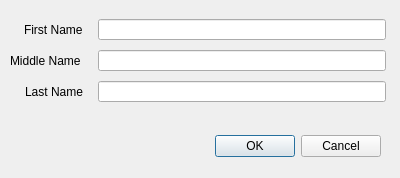
<?xml version="1.0" encoding="UTF-8"?>
<ui version="4.0">
 <class>NewAuthorDialog</class>
 <widget class="QDialog" name="NewAuthorDialog">
  <property name="geometry">
   <rect>
    <x>0</x>
    <y>0</y>
    <width>400</width>
    <height>178</height>
   </rect>
  </property>
  <property name="windowTitle">
   <string>Dialog</string>
  </property>
  <widget class="QDialogButtonBox" name="buttonBox">
   <property name="geometry">
    <rect>
     <x>40</x>
     <y>130</y>
     <width>341</width>
     <height>32</height>
    </rect>
   </property>
   <property name="orientation">
    <enum>Qt::Horizontal</enum>
   </property>
   <property name="standardButtons">
    <set>QDialogButtonBox::Cancel|QDialogButtonBox::Ok</set>
   </property>
  </widget>
  <widget class="QLineEdit" name="last_name">
   <property name="geometry">
    <rect>
     <x>98</x>
     <y>81</y>
     <width>288</width>
     <height>21</height>
    </rect>
   </property>
  </widget>
  <widget class="QLineEdit" name="middle_name">
   <property name="geometry">
    <rect>
     <x>98</x>
     <y>50</y>
     <width>288</width>
     <height>21</height>
    </rect>
   </property>
  </widget>
  <widget class="QLabel" name="label">
   <property name="geometry">
    <rect>
     <x>24</x>
     <y>19</y>
     <width>66</width>
     <height>21</height>
    </rect>
   </property>
   <property name="text">
    <string>First Name</string>
   </property>
  </widget>
  <widget class="QLineEdit" name="first_name">
   <property name="geometry">
    <rect>
     <x>98</x>
     <y>19</y>
     <width>288</width>
     <height>21</height>
    </rect>
   </property>
   <property name="focusPolicy">
    <enum>Qt::WheelFocus</enum>
   </property>
   <property name="layoutDirection">
    <enum>Qt::LeftToRight</enum>
   </property>
  </widget>
  <widget class="QLabel" name="label_2">
   <property name="geometry">
    <rect>
     <x>25</x>
     <y>81</y>
     <width>65</width>
     <height>21</height>
    </rect>
   </property>
   <property name="text">
    <string>Last Name</string>
   </property>
  </widget>
  <widget class="QLabel" name="label_3">
   <property name="geometry">
    <rect>
     <x>10</x>
     <y>50</y>
     <width>80</width>
     <height>21</height>
    </rect>
   </property>
   <property name="text">
    <string>Middle Name</string>
   </property>
  </widget>
 </widget>
 <tabstops>
  <tabstop>first_name</tabstop>
  <tabstop>middle_name</tabstop>
  <tabstop>last_name</tabstop>
 </tabstops>
 <resources/>
 <connections>
  <connection>
   <sender>buttonBox</sender>
   <signal>accepted()</signal>
   <receiver>NewAuthorDialog</receiver>
   <slot>accept()</slot>
   <hints>
    <hint type="sourcelabel">
     <x>248</x>
     <y>254</y>
    </hint>
    <hint type="destinationlabel">
     <x>157</x>
     <y>274</y>
    </hint>
   </hints>
  </connection>
  <connection>
   <sender>buttonBox</sender>
   <signal>rejected()</signal>
   <receiver>NewAuthorDialog</receiver>
   <slot>reject()</slot>
   <hints>
    <hint type="sourcelabel">
     <x>316</x>
     <y>260</y>
    </hint>
    <hint type="destinationlabel">
     <x>286</x>
     <y>274</y>
    </hint>
   </hints>
  </connection>
 </connections>
</ui>
